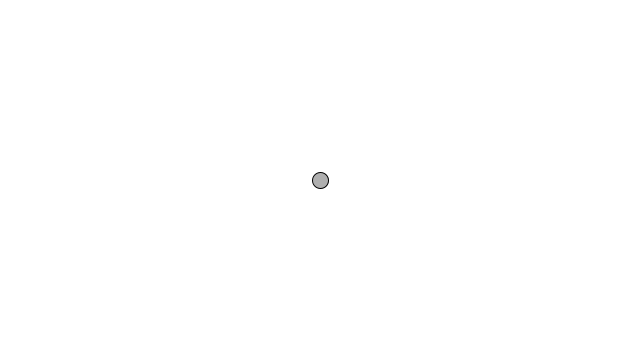
Frame 1 (no input)
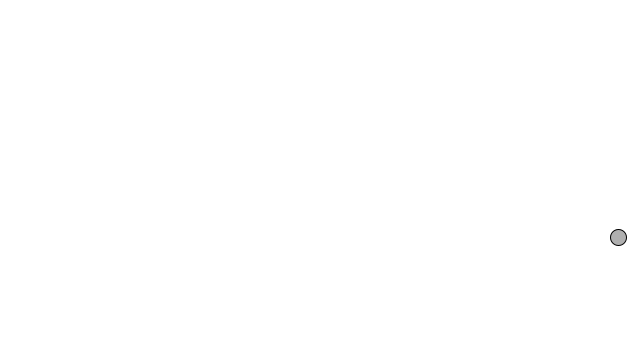
Frame 60 (the mouse pressed at the canvas centre just before this capture)
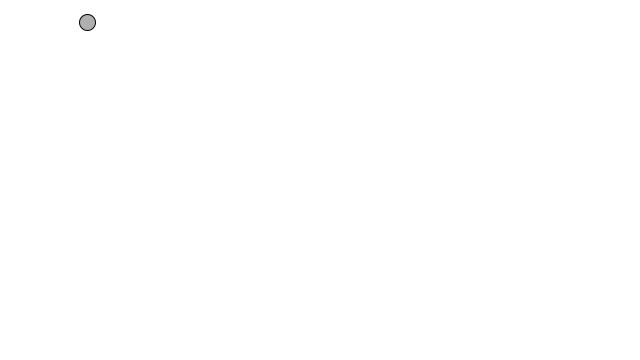
Frame 120 (the mouse held since frame 60 and released just before this capture)

The Processing sketch that drew these frames (run headless with seeded random() and noise(); from frame 60 on, the mouse is pressed at the canvas centre):

// Processing sketch: sketch_1_09
// ── sketch_1_09.pde
Mover mover;
void setup() {
  size(640,360);
  mover = new Mover();
}

class Mover {
 
  PVector location;
  PVector velocity;
  PVector acceleration;
  
  float topspeed;
  
  Mover() {
    location = new PVector(width/2,height/2);
    velocity = new PVector(0,0);
    acceleration = new PVector(-0.001,0.01);
    topspeed = 10;
  }
  
  void update(){
    acceleration = PVector.random2D();
    velocity.add(acceleration);
    velocity.limit(topspeed);
    location.add(velocity);
  }
  void display() {
    stroke(0);
    fill(175);
    ellipse(location.x,location.y,16,16);
  }
  void checkEdges() {
    if (location.x > width) {
      location.x = 0;
    } else if (location.x < 0) {
      location.x = width;
    }
    if (location.y > height) {
      location.y = 0;
    } else if (location.y < 0) {
      location.y = height;
    }
  }
}
void draw(){
  background(255);
  mover.update();
  mover.checkEdges();
  mover.display();
}
